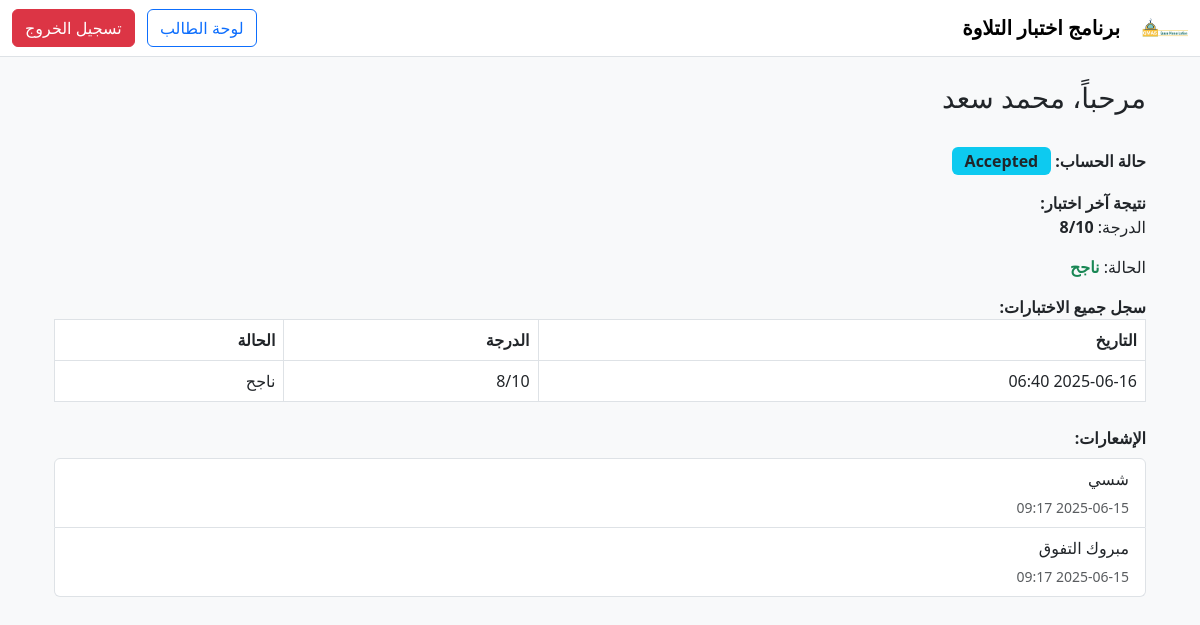
The page /dashboard/1 (signed in) on the database its author committed.
### models.py (models this page shows)
class Student(db.Model):
    __tablename__ = 'students'
    id = db.Column(db.Integer, primary_key=True)
    name = db.Column(db.String(120), nullable=False)
    email = db.Column(db.String(120), unique=True, nullable=False)
    phone = db.Column(db.String(20))
    password_hash = db.Column(db.String(128), nullable=False)
    status = db.Column(db.String(20), default='Pending')
    registration_date = db.Column(db.DateTime, default=datetime.utcnow)
    test_results = db.relationship('TestResult', backref='student', cascade="all, delete-orphan")
    notifications = db.relationship('Notification', backref='student', cascade="all, delete-orphan")

class TestResult(db.Model):
    __tablename__ = 'test_results'
    id = db.Column(db.Integer, primary_key=True)
    student_id = db.Column(db.Integer, db.ForeignKey('students.id'), nullable=False)
    score = db.Column(db.Integer, nullable=False)
    status = db.Column(db.String(20), nullable=False)  # e.g., Pass / Fail
    submission_date = db.Column(db.DateTime, default=datetime.utcnow)

class Notification(db.Model):
    __tablename__ = 'notifications'
    id = db.Column(db.Integer, primary_key=True)
    student_id = db.Column(db.Integer, db.ForeignKey('students.id'), nullable=False)
    message = db.Column(db.Text, nullable=False)
    sent_at = db.Column(db.DateTime, default=datetime.utcnow)

### app.py (the view)
@app.route('/dashboard/<int:student_id>')
def dashboard(student_id):
    student = Student.query.get_or_404(student_id)
    test_result = TestResult.query.filter_by(student_id=student.id).order_by(TestResult.submission_date.desc()).first()
    all_results = TestResult.query.filter_by(student_id=student.id).order_by(TestResult.submission_date.desc()).all()
    notifications = Notification.query.filter_by(student_id=student.id).order_by(Notification.sent_at.desc()).all()
    return render_template('dashboard.html', student=student, test_result=test_result,
                           all_results=all_results, notifications=notifications)

### templates/dashboard.html (shortened to what this page needs)
{% extends "base.html" %}
{% block content %}
<!DOCTYPE html>
<html lang="ar" dir="rtl">
<head>
    <link href="https://cdn.jsdelivr.net/npm/bootstrap@5.3.0/dist/css/bootstrap.rtl.min.css" rel="stylesheet">
</head>
<body>
<div class="container mt-4">
    <div class="d-flex justify-content-between align-items-center mb-4">
        <h3>مرحباً، {{ student.name }}</h3>
    </div>
    <div class="mb-3">
        <span class="section-title">حالة الحساب:</span>
        <span class="badge bg-info text-dark badge-status">{{ student.status }}</span>
    </div>
<div class="mb-3">
    <span class="section-title">نتيجة آخر اختبار:</span>
    {% if test_result %}
        <p>الدرجة: <strong>{{ test_result.score }}/10</strong></p>
        <p>الحالة: <strong class="text-success">{{ 'ناجح' if test_result.status == 'Pass' else 'راسب' }}</strong></p>
    {% elif student.status == 'Accepted' %}
        <p class="text-warning">📝 لديك اختبار مؤهل لم يتم تقديمه بعد.</p>
        <a href="{{ url_for('take_test', student_id=student.id) }}" class="btn btn-primary btn-sm">بدء الاختبار</a>
    {% else %}
        <p class="text-muted">لم تقم بأي اختبار بعد.</p>
    {% endif %}
</div>
    <div class="mb-4">
        <span class="section-title">سجل جميع الاختبارات:</span>
        {% if all_results %}
        <table class="table table-bordered">
            <thead>
                <tr>
                    <th>التاريخ</th>
                    <th>الدرجة</th>
                    <th>الحالة</th>
                </tr>
            </thead>
            <tbody>
                {% for r in all_results %}
                <tr>
                    <td>{{ r.submission_date.strftime('%Y-%m-%d %H:%M') }}</td>
                    <td>{{ r.score }}/10</td>
                    <td>{{ 'ناجح' if r.status == 'Pass' else 'راسب' }}</td>
                </tr>
                {% endfor %}
            </tbody>
        </table>
        {% else %}
            <p class="text-muted">لا توجد نتائج محفوظة.</p>
        {% endif %}
    </div>
    <div>
        <span class="section-title">الإشعارات:</span>
        {% if notifications %}
        <ul class="list-group mt-2">
            {% for note in notifications %}
            <li class="list-group-item">
                <p class="mb-1">{{ note.message }}</p>
                <small class="text-muted">{{ note.sent_at.strftime('%Y-%m-%d %H:%M') }}</small>
            </li>
            {% endfor %}
        </ul>
        {% else %}
            <p class="text-muted">لا توجد إشعارات حالياً.</p>
        {% endif %}
    </div>
</div>
</body>
</html>
{% endblock %}

### templates/base.html (style rules this page uses)
body { background-color: #f8f9fa; }

### templates/dashboard.html (style rules this page uses)
body { background-color: #f8f9fa; }
.badge-status { font-size: 1rem; padding: 0.4em 0.8em; }
.section-title { font-weight: bold; margin-top: 20px; }

### rows shown on the page
Student: name "محمد سعد", status "Accepted"
TestResult: score "8", status "ناجح", submission_date "2025-06-16 06:40"
Notification: message "شسي", sent_at "2025-06-15 09:17"
Notification: message "مبروك التفوق", sent_at "2025-06-15 09:17"
